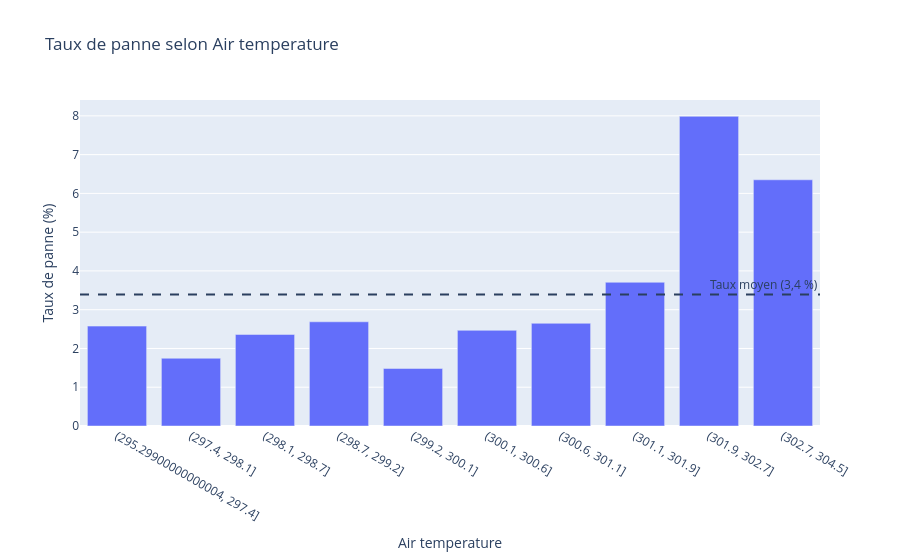
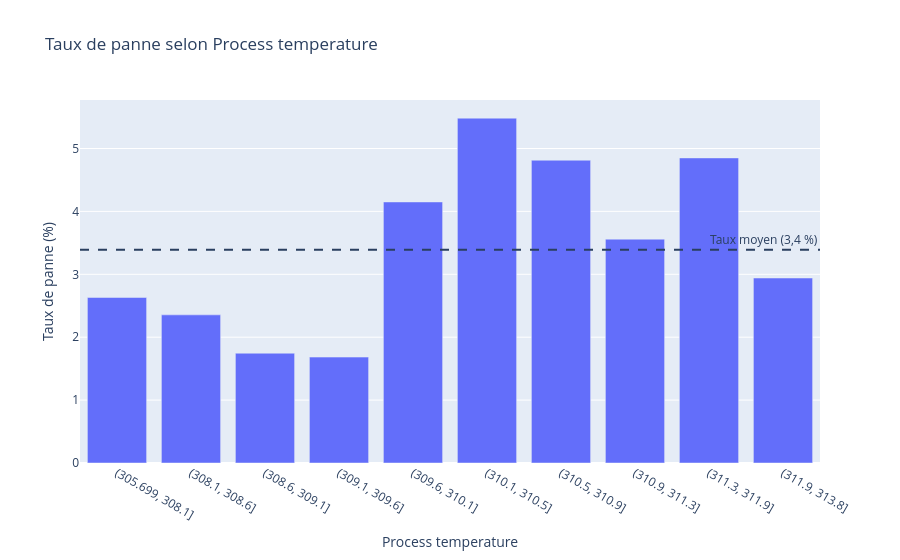
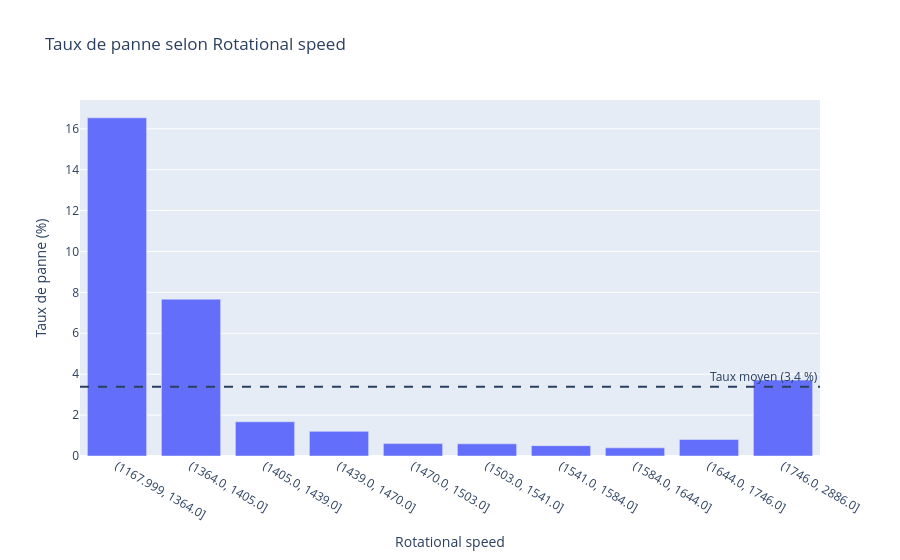

Notebook cell for these charts, in order:
### Code cell
for col in num_cols:
    tranches = pd.qcut(df[col], q=10, duplicates="drop")
    taux = (df.groupby(tranches, observed=True)["Machine failure"].mean() * 100).reset_index()
    taux[col] = taux[col].astype(str)
    fig = px.bar(taux, x=col, y="Machine failure",
                 labels={"Machine failure": "Taux de panne (%)"},
                 title=f"Taux de panne selon {col}")
    fig.add_hline(y=df["Machine failure"].mean() * 100, line_dash="dash",
                  annotation_text="Taux moyen (3,4 %)")
    fig.show()

# Pour la variable catégorielle Type
taux_type = (df.groupby("Type")["Machine failure"].mean() * 100).reset_index()
px.bar(taux_type, x="Type", y="Machine failure",
       labels={"Machine failure": "Taux de panne (%)"},
       title="Taux de panne selon le type de produit").show()

### Figure 1 — Plotly figure (JSON) as saved in the notebook; plotly's stock layout.template omitted (floating-point values rounded to 4 significant figures)
{"data": [{"hovertemplate": "Air temperature=%{x}<br>Taux de panne (%)=%{y}<extra></extra>", "legendgroup": "", "marker": {"color": "#636efa", "pattern": {"shape": ""}}, "name": "", "orientation": "v", "showlegend": false, "textposition": "auto", "type": "bar", "x": ["(295.29900000000004, 297.4]", "(297.4, 298.1]", "(298.1, 298.7]", "(298.7, 299.2]", "(299.2, 300.1]", "(300.1, 300.6]", "(300.6, 301.1]", "(301.1, 301.9]", "(301.9, 302.7]", "(302.7, 304.5]"], "xaxis": "x", "y": [2.576, 1.748, 2.361, 2.688, 1.484, 2.468, 2.649, 3.708, 7.989, 6.351], "yaxis": "y"}], "layout": {"annotations": [{"showarrow": false, "text": "Taux moyen (3,4 %)", "x": 1, "xanchor": "right", "xref": "x domain", "y": 3.39, "yanchor": "bottom", "yref": "y"}], "barmode": "relative", "legend": {"tracegroupgap": 0}, "shapes": [{"line": {"dash": "dash"}, "type": "line", "x0": 0, "x1": 1, "xref": "x domain", "y0": 3.39, "y1": 3.39, "yref": "y"}], "title": {"text": "Taux de panne selon Air temperature"}, "xaxis": {"anchor": "y", "domain": [0, 1], "title": {"text": "Air temperature"}}, "yaxis": {"anchor": "x", "domain": [0, 1], "title": {"text": "Taux de panne (%)"}}}}

### Figure 2 — Plotly figure (JSON) as saved in the notebook; plotly's stock layout.template omitted (floating-point values rounded to 4 significant figures)
{"data": [{"hovertemplate": "Process temperature=%{x}<br>Taux de panne (%)=%{y}<extra></extra>", "legendgroup": "", "marker": {"color": "#636efa", "pattern": {"shape": ""}}, "name": "", "orientation": "v", "showlegend": false, "textposition": "auto", "type": "bar", "x": ["(305.699, 308.1]", "(308.1, 308.6]", "(308.6, 309.1]", "(309.1, 309.6]", "(309.6, 310.1]", "(310.1, 310.5]", "(310.5, 310.9]", "(310.9, 311.3]", "(311.3, 311.9]", "(311.9, 313.8]"], "xaxis": "x", "y": [2.632, 2.355, 1.745, 1.684, 4.15, 5.482, 4.814, 3.559, 4.85, 2.941], "yaxis": "y"}], "layout": {"annotations": [{"showarrow": false, "text": "Taux moyen (3,4 %)", "x": 1, "xanchor": "right", "xref": "x domain", "y": 3.39, "yanchor": "bottom", "yref": "y"}], "barmode": "relative", "legend": {"tracegroupgap": 0}, "shapes": [{"line": {"dash": "dash"}, "type": "line", "x0": 0, "x1": 1, "xref": "x domain", "y0": 3.39, "y1": 3.39, "yref": "y"}], "title": {"text": "Taux de panne selon Process temperature"}, "xaxis": {"anchor": "y", "domain": [0, 1], "title": {"text": "Process temperature"}}, "yaxis": {"anchor": "x", "domain": [0, 1], "title": {"text": "Taux de panne (%)"}}}}

### Figure 3 — Plotly figure (JSON) as saved in the notebook; plotly's stock layout.template omitted (floating-point values rounded to 4 significant figures)
{"data": [{"hovertemplate": "Rotational speed=%{x}<br>Taux de panne (%)=%{y}<extra></extra>", "legendgroup": "", "marker": {"color": "#636efa", "pattern": {"shape": ""}}, "name": "", "orientation": "v", "showlegend": false, "textposition": "auto", "type": "bar", "x": ["(1167.999, 1364.0]", "(1364.0, 1405.0]", "(1405.0, 1439.0]", "(1439.0, 1470.0]", "(1470.0, 1503.0]", "(1503.0, 1541.0]", "(1541.0, 1584.0]", "(1584.0, 1644.0]", "(1644.0, 1746.0]", "(1746.0, 2886.0]"], "xaxis": "x", "y": [16.54, 7.669, 1.675, 1.205, 0.6061, 0.5946, 0.5071, 0.3976, 0.8048, 3.711], "yaxis": "y"}], "layout": {"annotations": [{"showarrow": false, "text": "Taux moyen (3,4 %)", "x": 1, "xanchor": "right", "xref": "x domain", "y": 3.39, "yanchor": "bottom", "yref": "y"}], "barmode": "relative", "legend": {"tracegroupgap": 0}, "shapes": [{"line": {"dash": "dash"}, "type": "line", "x0": 0, "x1": 1, "xref": "x domain", "y0": 3.39, "y1": 3.39, "yref": "y"}], "title": {"text": "Taux de panne selon Rotational speed"}, "xaxis": {"anchor": "y", "domain": [0, 1], "title": {"text": "Rotational speed"}}, "yaxis": {"anchor": "x", "domain": [0, 1], "title": {"text": "Taux de panne (%)"}}}}
